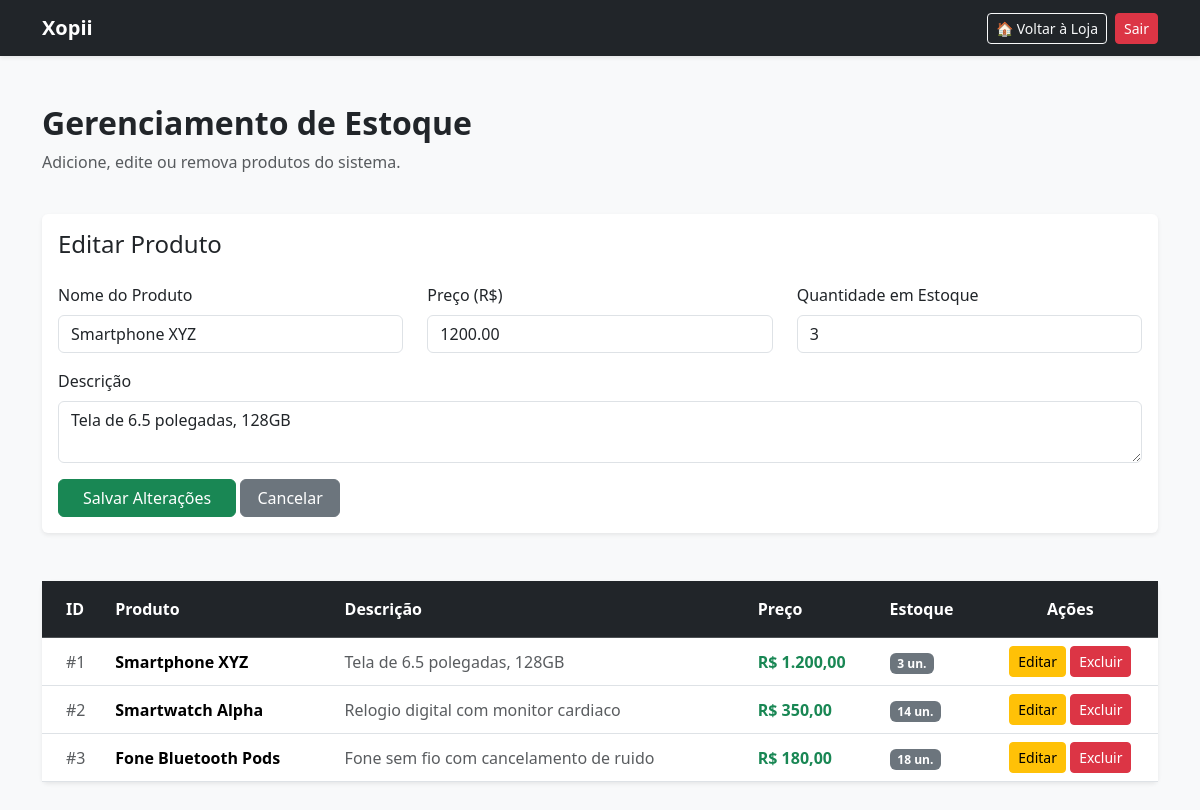
Screenshot of /estoque.php?editar=1 (signed in) with the database file from the repository.
### tables this page shows
CREATE TABLE IF NOT EXISTS `produtos` (
  `id` int(11) NOT NULL AUTO_INCREMENT,
  `nome` varchar(100) NOT NULL,
  `descricao` text,
  `preco` decimal(10,2) NOT NULL,
  `estoque` int(11) NOT NULL DEFAULT '0',
  PRIMARY KEY (`id`)
);

### estoque.php (the view, shortened to what this page needs)
<?php
include 'conexao.php';
$produto_edicao = null;
if (isset($_GET['editar'])) {
    $id_edicao = intval($_GET['editar']);
    $res_edicao = $conn->query("SELECT * FROM produtos WHERE id = $id_edicao");
    if ($res_edicao->num_rows > 0) {
        $produto_edicao = $res_edicao->fetch_assoc();
    }
}
$resultado = $conn->query("SELECT * FROM produtos");
?>
<!DOCTYPE html>
<html lang="pt-br">
<head>
    <link href="https://cdn.jsdelivr.net/npm/bootstrap@5.3.3/dist/css/bootstrap.min.css" rel="stylesheet">
</head>
<body class="bg-light">
    <nav class="navbar navbar-expand-lg navbar-dark bg-dark shadow-sm">
        <div class="container">
            <a class="navbar-brand fw-bold" href="index.php">Xopii</a>
            <div class="d-flex align-items-center">
                <a href="index.php" class="btn btn-outline-light btn-sm me-2">🏠 Voltar à Loja</a>
                <a href="logout.php" class="btn btn-danger btn-sm">Sair</a>
            </div>
        </div>
    </nav>
    <div class="container my-5">
        <div class="row mb-4">
            <div class="col">
                <h2 class="fw-bold text-dark">Gerenciamento de Estoque</h2>
                <p class="text-muted">Adicione, edite ou remova produtos do sistema.</p>
            </div>
        </div>
        <div class="card shadow-sm border-0 mb-5">
            <div class="card-body">
                <h4 class="card-title mb-4"><?php echo $produto_edicao ? 'Editar Produto' : 'Cadastrar Novo Produto'; ?></h4>
                <form action="estoque.php" method="POST">
                    <div class="row">
                        <div class="col-md-4 mb-3">
                            <label for="nome" class="form-label">Nome do Produto</label>
                            <input type="text" class="form-control" id="nome" name="nome" value="<?php echo $produto_edicao ? $produto_edicao['nome'] : ''; ?>" required>
                        </div>
                        <div class="col-md-4 mb-3">
                            <label for="preco" class="form-label">Preço (R$)</label>
                            <input type="text" class="form-control" id="preco" name="preco" value="<?php echo $produto_edicao ? $produto_edicao['preco'] : ''; ?>" placeholder="0.00" required>
                        </div>
                        <div class="col-md-4 mb-3">
                            <label for="estoque" class="form-label">Quantidade em Estoque</label>
                            <input type="number" class="form-control" id="estoque" name="estoque" value="<?php echo $produto_edicao ? $produto_edicao['estoque'] : ''; ?>" required>
                        </div>
                    </div>
                    <div class="mb-3">
                        <label for="descricao" class="form-label">Descrição</label>
                        <textarea class="form-control" id="descricao" name="descricao" rows="2"><?php echo $produto_edicao ? $produto_edicao['descricao'] : ''; ?></textarea>
                    </div>
                    <button type="submit" class="btn btn-success px-4"><?php echo $produto_edicao ? 'Salvar Alterações' : 'Cadastrar Produto'; ?></button>
                    <?php if ($produto_edicao) { ?>
                        <a href="estoque.php" class="btn btn-secondary px-3">Cancelar</a>
                    <?php } ?>
                </form>
            </div>
        </div>
        <div class="card shadow-sm border-0">
            <div class="card-body p-0">
                <div class="table-responsive">
                    <table class="table table-hover align-middle mb-0">
                        <thead class="table-dark">
                            <tr>
                                <th class="py-3 ps-4">ID</th>
                                <th class="py-3">Produto</th>
                                <th class="py-3">Descrição</th>
                                <th class="py-3">Preço</th>
                                <th class="py-3">Estoque</th>
                                <th class="py-3 text-center">Ações</th>
                            </tr>
                        </thead>
                        <tbody>
                            <?php while($row = $resultado->fetch_assoc()) { ?>
                            <tr>
                                <td class="ps-4 text-muted">#<?php echo $row['id']; ?></td>
                                <td class="fw-semibold"><?php echo $row['nome']; ?></td>
                                <td class="text-muted"><?php echo $row['descricao']; ?></td>
                                <td class="text-success fw-bold">R$ <?php echo number_format($row['preco'], 2, ',', '.'); ?></td>
                                <td><span class="badge bg-secondary"><?php echo $row['estoque']; ?> un.</span></td>
                                <td class="text-center">
                                    <a href="estoque.php?editar=<?php echo $row['id']; ?>" class="btn btn-warning btn-sm px-2">Editar</a>
                                    <a href="estoque.php?excluir=<?php echo $row['id']; ?>" class="btn btn-danger btn-sm px-2" onclick="return confirm('Deseja realmente excluir este produto?')">Excluir</a>
                                </td>
                            </tr>
                            <?php } ?>
                        </tbody>
                    </table>
                </div>
            </div>
        </div>
    </div>
</body>
</html>

### rows the page displays
produtos: nome "Smartphone XYZ", preco "1200.00", estoque "3", descricao "Tela de 6.5 polegadas, 128GB", id "1", preco "1.200,00"
produtos: id "2", nome "Smartwatch Alpha", descricao "Relogio digital com monitor cardiaco", preco "350,00", estoque "14"
produtos: id "3", nome "Fone Bluetooth Pods", descricao "Fone sem fio com cancelamento de ruido", preco "180,00", estoque "18"
